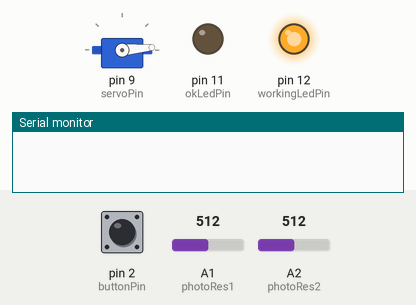
A sketch run on a simulated Arduino Uno, built with avr-gcc and run on an emulated ATmega328P. Shown: servo, output pins drawn as LEDs (lit = HIGH), the last lines printed to the serial monitor. Inputs (shaded band) come from the test bench; at power-on: pin 2 (buttonPin) LOW, A1 (photoRes1) = 512, A2 (photoRes2) = 512.

Above: at 0.8 s.
At 5.1 s:
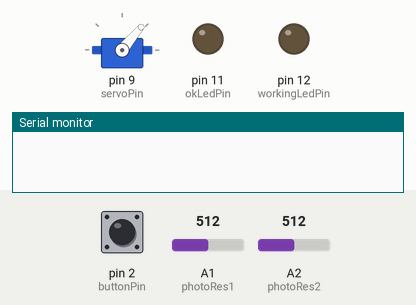
At 9.6 s:
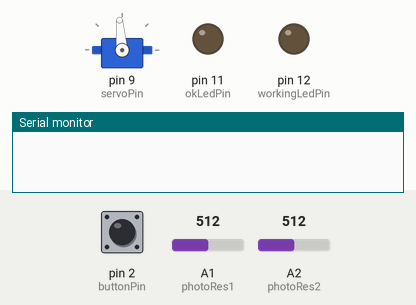
At 14.1 s:
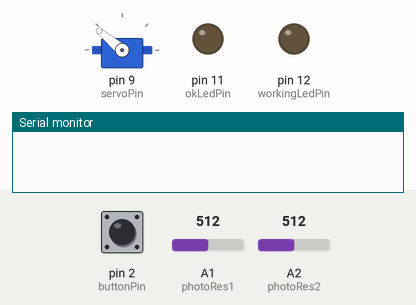
At 18.6 s:
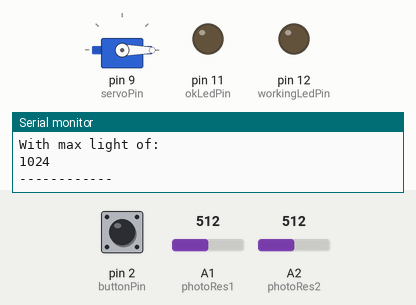
At 21.6 s:
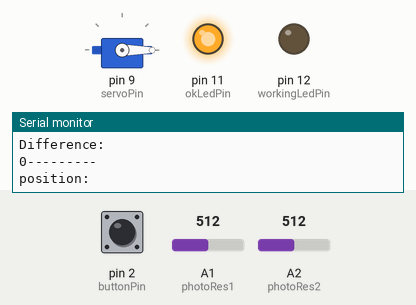
Timing chart, 0 to 23.1 s (numbered marks = the images above):
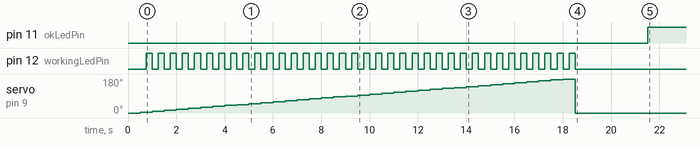

The sketch:

Portfolio1.ino
```cpp
#include <Servo.h>

Servo servo;

//Define pins
const int servoPin = 9;
const int photoRes1 = 1;
const int photoRes2 = 2;
const int okLedPin = 11;
const int workingLedPin = 12;
const int buttonPin = 2;

//Define constants
const int tolerance = 35; //Needs to be adjusted in production
const int stepSize = 5;
const int maxpos = 180;
const int minpos = 0;

//Initialize variables
int startPos = minpos;
int lightVal1;
int lightVal2;
int pos;

void setup() {
  Serial.begin(9600);   //Debug
  pinMode(okLedPin, OUTPUT);
  pinMode(workingLedPin, OUTPUT);
  pinMode(buttonPin, INPUT);
  servo.attach(servoPin);
  servo.write(startPos);
  pos = startPos;
  findBestPosition();
}

void loop() {

  //Read the photosensors
  lightVal1 = analogRead(photoRes1);
  lightVal2 = analogRead(photoRes2);
  Serial.print("Light Value 1: ");      //Debug
  Serial.println(lightVal1);            //Debug
  Serial.print("Light Value 2: ");      //Debug
  Serial.println(lightVal2);            //Debug


  int diff = lightVal1 - lightVal2;
  Serial.println("Difference: "); //Debug
  Serial.print(diff);             //Debug
  Serial.println("---------");    //Debug

  //Decide if it should move or not
  if (diff < -tolerance && pos < maxpos) {
    digitalWrite(workingLedPin, HIGH);
    digitalWrite(okLedPin, LOW);
    pos = pos+stepSize;
    servo.write(pos);
  } else if (diff > tolerance && pos > minpos) {
    digitalWrite(workingLedPin, HIGH);
    digitalWrite(okLedPin, LOW);
    pos = pos-stepSize;
    servo.write(pos);
  } else {
    digitalWrite(okLedPin, HIGH);
    digitalWrite(workingLedPin, LOW);
  }
  Serial.println("position:");    //Debug
  Serial.println(servo.read());   //Debug
  Serial.println("------------"); //Debug

   //Check if button is pressed
   if(digitalRead(buttonPin) == HIGH) {
    findBestPosition();
  }
  delay(250); //Can be longer in production

  //Check if button is pressed
  if(digitalRead(buttonPin) == HIGH) {
    findBestPosition();
  }
  delay(250);
}

//The motor goes from its min position to its max and checks for the position with the most light
void findBestPosition() {
  int ledCycle = 0;
  int bestPos = startPos;
  int bestLight = 0;

  digitalWrite(okLedPin, LOW);

  pos = startPos;
  servo.write(pos);
  delay(500);

  //Move around and compare the amount of light
  while(pos < maxpos) {
    lightVal1 = analogRead(photoRes1);
    lightVal2 = analogRead(photoRes2);
    int totalLight = lightVal1 + lightVal2;

    if(totalLight > bestLight) {
      bestLight = totalLight;
      bestPos = pos;
    }

    pos += stepSize;
    servo.write(pos);

    //LED blink
    delay(250);
    digitalWrite(workingLedPin, HIGH);
    delay(250);
    digitalWrite(workingLedPin, LOW);
  }

  Serial.println("------------"); //Debug
  Serial.println("Best position: ");    //Debug
  Serial.println(bestPos);   //Debug
  Serial.println("With max light of: "); //Debug
  Serial.println(bestLight); //Debug
  Serial.println("------------"); //Debug
  pos = bestPos;
  servo.write(pos);
  delay(3000);
}
```

Measured:
- by itself, pin 11 (okLedPin): LOW → HIGH at 21.5 s
